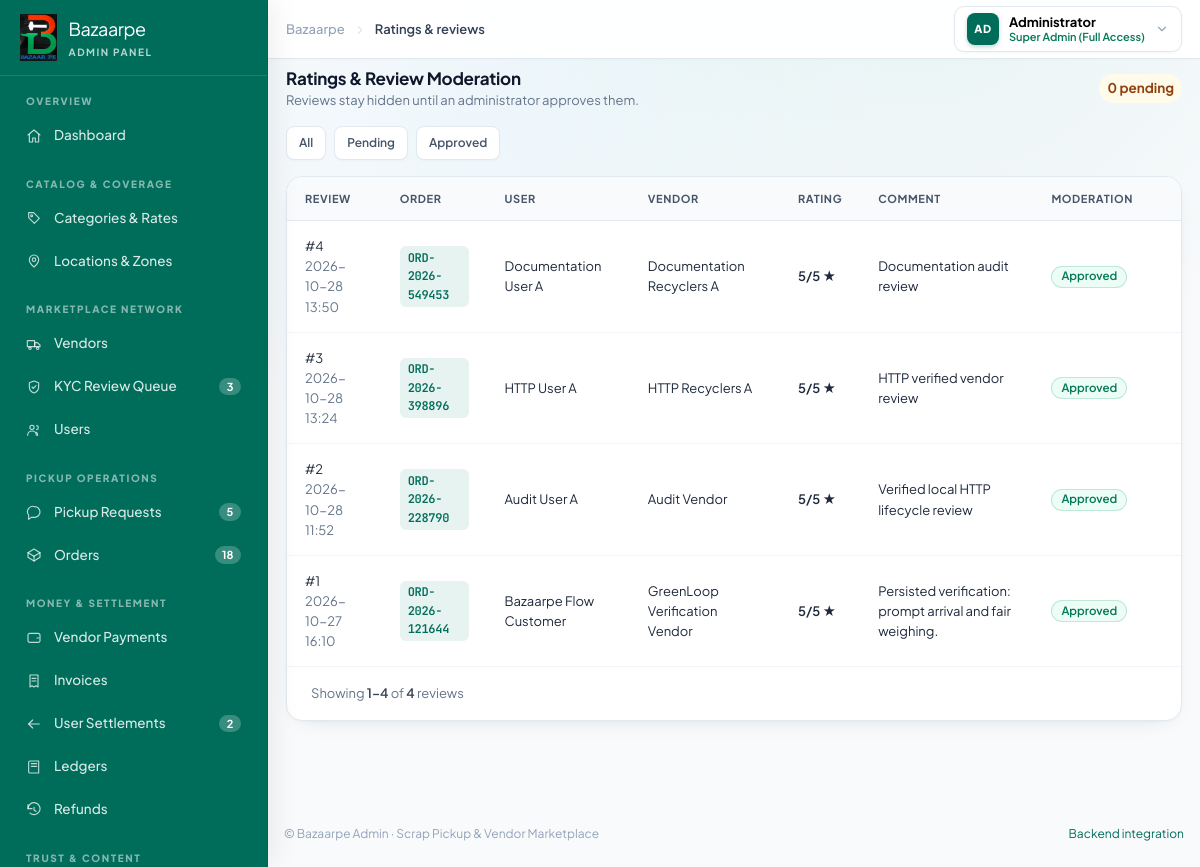
Page /dashboard/ratings.html?state=pending (signed in) on the committed database.
### bazaarpe/models.py (models this page shows, shortened)
class OrderReview(models.Model):
    order = models.OneToOneField(PickupOrder, on_delete=models.CASCADE, related_name='review')
    user = models.ForeignKey(User, on_delete=models.CASCADE, related_name='reviews_given')
    rating = models.PositiveSmallIntegerField()
    comments = models.TextField(blank=True, default='')
    is_approved_by_admin = models.BooleanField(default=False)
    created_at = models.DateTimeField(auto_now_add=True)
    class Meta:
        ordering = ['-created_at']
        constraints = [
            models.CheckConstraint(condition=models.Q(rating__gte=1, rating__lte=5), name='review_rating_between_1_and_5'),
        ]

class PickupOrder(models.Model):
    class Status(models.TextChoices):
        NEGOTIATION_PENDING = 'NEGOTIATION_PENDING', 'Negotiation Pending'
        ADMIN_NEGOTIATION = 'ADMIN_NEGOTIATION', 'Admin Negotiation'
        SEARCHING_VENDOR = 'SEARCHING_VENDOR', 'Searching for Vendor'
        VENDOR_ASSIGNED = 'VENDOR_ASSIGNED', 'Vendor Assigned'
        VENDOR_ON_THE_WAY = 'VENDOR_ON_THE_WAY', 'Vendor On The Way'
        REACHED_LOCATION = 'REACHED_LOCATION', 'Vendor Reached Location'
        PICKUP_IN_PROGRESS = 'PICKUP_IN_PROGRESS', 'Pickup In Progress'
        OTP_VERIFIED = 'OTP_VERIFIED', 'OTP Verified'
        PAYMENT_COMPLETED = 'PAYMENT_COMPLETED', 'Payment Completed'
        INVOICE_GENERATED = 'INVOICE_GENERATED', 'Invoice Generated'
        COMPLETED = 'COMPLETED', 'Completed'
        USER_REVIEW = 'USER_REVIEW', 'User Review Submitted'
        USER_PAYOUT = 'USER_PAYOUT', 'User Payout Completed'
        CANCELLED = 'CANCELLED', 'Cancelled'
    class PayoutStatus(models.TextChoices):
        PENDING = 'PENDING', 'Pending'
        DISBURSED = 'DISBURSED', 'Disbursed'
    order_id = models.CharField(max_length=20, unique=True, editable=False)
    user = models.ForeignKey(User, on_delete=models.PROTECT, related_name='pickup_orders')
    address = models.ForeignKey(UserAddress, on_delete=models.SET_NULL, null=True, related_name='pickup_orders')
    category = models.ForeignKey(ScrapCategory, on_delete=models.SET_NULL, null=True, related_name='pickup_orders')
    subcategory = models.ForeignKey(ScrapSubCategory, on_delete=models.SET_NULL, null=True, related_name='pickup_orders')
    approx_weight = models.DecimalField(max_digits=8, decimal_places=2)
    pickup_date = models.DateField()
    time_slot = models.CharField(max_length=50)
    notes = models.TextField(blank=True, default='')
    approx_price = models.DecimalField(max_digits=10, decimal_places=2)
    final_agreed_price = models.DecimalField(max_digits=10, decimal_places=2, null=True, blank=True)
    final_weight = models.DecimalField(max_digits=8, decimal_places=2, null=True, blank=True)
    final_amount = models.DecimalField(max_digits=10, decimal_places=2, null=True, blank=True)
    status = models.CharField(max_length=30, choices=Status.choices, default=Status.NEGOTIATION_PENDING, db_index=True)
    pickup_otp = models.CharField(max_length=6)
    is_otp_verified = models.BooleanField(default=False)
    assigned_vendor_name = models.CharField(max_length=150, blank=True, null=True)
    assigned_vendor_phone = models.CharField(max_length=15, blank=True, null=True)
    assigned_vendor = models.ForeignKey(User, on_delete=models.SET_NULL, null=True, blank=True, related_name='assigned_pickup_orders')
    pickup_otp_expires_at = models.DateTimeField(null=True, blank=True)
    pickup_otp_attempts = models.PositiveSmallIntegerField(default=0)
    pickup_otp_verified_at = models.DateTimeField(null=True, blank=True)
    proof_submitted_at = models.DateTimeField(null=True, blank=True)
    payout_status = models.CharField(max_length=20, choices=PayoutStatus.choices, default=PayoutStatus.PENDING)
    payout_reference = models.CharField(max_length=100, blank=True, default='')
    payout_method = models.CharField(max_length=30, blank=True, default='')
    payout_disbursed_at = models.DateTimeField(null=True, blank=True)
    published_at = models.DateTimeField(null=True, blank=True)
    acceptance_deadline = models.DateTimeField(null=True, blank=True, db_index=True)
    arrival_deadline = models.DateTimeField(null=True, blank=True)
    is_escalated = models.BooleanField(default=False, db_index=True)
    escalated_at = models.DateTimeField(null=True, blank=True)
    created_at = models.DateTimeField(auto_now_add=True)
    updated_at = models.DateTimeField(auto_now=True)
    class Meta:
        ordering = ['-created_at']
        constraints = [
            models.CheckConstraint(condition=models.Q(approx_weight__gt=0), name='pickup_approx_weight_positive'),
            models.CheckConstraint(condition=models.Q(approx_price__gte=0), name='pickup_approx_price_non_negative'),
        ]

class UserProfile(models.Model):
    STATUS_CHOICES = [
        ('Active', 'Active'),
        ('Blocked', 'Blocked'),
        ('Suspended', 'Suspended'),
    ]
    user = models.OneToOneField(User, on_delete=models.CASCADE, related_name='profile')
    full_name = models.CharField(max_length=150, help_text="Full Name of the customer")
    phone = models.CharField(max_length=15, unique=True, db_index=True, help_text="10-digit mobile number")
    email = models.EmailField(blank=True, null=True, help_text="Email address")
    address = models.TextField(blank=True, null=True, help_text="Primary pickup address")
    pincode = models.CharField(max_length=10, blank=True, null=True, help_text="Postal Pincode (6 digits)")
    city = models.CharField(max_length=100, blank=True, null=True, default="Bengaluru")
    state = models.CharField(max_length=100, blank=True, null=True, default="Karnataka", help_text="State name")
    latitude = models.DecimalField(max_digits=10, decimal_places=7, null=True, blank=True)
    longitude = models.DecimalField(max_digits=10, decimal_places=7, null=True, blank=True)
    service_zone = models.ForeignKey(ServiceZone, on_delete=models.SET_NULL, null=True, blank=True, related_name='user_profiles')
    profile_photo = models.FileField(upload_to='profile_photos/%Y/%m/', blank=True, null=True)
    onboarding_step = models.PositiveSmallIntegerField(default=1)
    onboarding_completed = models.BooleanField(default=False)
    is_vendor = models.BooleanField(default=False, db_index=True)
    account_status = models.CharField(max_length=20, choices=STATUS_CHOICES, default='Active')
    orders_count = models.PositiveIntegerField(default=0)
    settlement_due = models.DecimalField(max_digits=10, decimal_places=2, default=0.00)
    settlement_status = models.CharField(max_length=30, default='Not due')
    bank_name = models.CharField(max_length=100, blank=True, default='HDFC Bank')
    account_number_masked = models.CharField(max_length=50, blank=True, default='XXXXXXXX4471')
    ifsc_code = models.CharField(max_length=20, blank=True, default='HDFC0001234')
    created_at = models.DateTimeField(auto_now_add=True)
    updated_at = models.DateTimeField(auto_now=True)
    class Meta:
        ordering = ['-created_at']
        verbose_name = 'User Profile'
        verbose_name_plural = 'User Profiles'

### bazaarpe/views.py (the view, shortened to what this page needs)
# urls.py: path('dashboard/<str:page_name>', views.page_view, name='dashboard_subpage_direct'),
def page_view(request, page_name):
    clean_name = page_name.replace('.html', '').strip('/')
    if clean_name in ('login', 'sign-in'):
        if request.user.is_authenticated:
            logout(request)
        return redirect('login')
    if not request.user.is_authenticated:
        return redirect_to_login(request.get_full_path(), login_url='login')
    if not is_full_admin(request.user):
        raise PermissionDenied('Full administrator access is required.')
    if clean_name in ('index', 'dashboard'):
        return dashboard_view(request)
    if clean_name == 'ratings':
        reviews = OrderReview.objects.select_related('order', 'user', 'user__profile').order_by('is_approved_by_admin', '-created_at')
        moderation = request.GET.get('moderation', '').lower()
        if moderation == 'pending':
            reviews = reviews.filter(is_approved_by_admin=False)
        elif moderation == 'approved':
            reviews = reviews.filter(is_approved_by_admin=True)
        pending_review_count = OrderReview.objects.filter(is_approved_by_admin=False).count()
        approved_review_count = OrderReview.objects.filter(is_approved_by_admin=True).count()
        page_size = int(request.GET.get('page_size', 8))
        paginator = Paginator(reviews, page_size)
        page_obj = paginator.get_page(request.GET.get('page', 1))
        return render(request, 'ratings.html', admin_context(
            request,
            page_name=clean_name,
            reviews=page_obj.object_list,
            page_obj=page_obj,
            paginator=paginator,
            pending_review_count=pending_review_count,
            approved_review_count=approved_review_count,
            current_moderation=moderation,
        ))

### bazaarpe/views.py (called while the page is built)
def is_full_admin(user):
    return bool(user and user.is_authenticated and (user.is_superuser or user.is_staff))

def build_query_string(request, *exclude_keys):
    if not hasattr(request, 'GET'):
        return ""
    params = request.GET.copy()
    excludes = set(exclude_keys) | {'page'} if not exclude_keys else set(exclude_keys)
    for key in excludes:
        params.pop(key, None)
    qs = params.urlencode()
    return f"&{qs}" if qs else ""

### templates/ratings.html (shortened to what this page needs)
<!DOCTYPE html>
<html lang="en" class="h-full">
<head>
  <link rel="stylesheet" href="/static/vendor/bootstrap.min.css">
  <link rel="stylesheet" href="/static/css/tailwind.css">
  <link rel="stylesheet" href="/static/css/components.css">
</head>
<body class="" data-active="ratings">
    {% include 'includes/sidebar.html' %}
  <div class="bm-main">
    <header class="bm-topbar">
      <div class="flex items-center gap-2 px-3 py-2.5 sm:px-5">
        <div class="hidden items-center gap-2 sm:flex">
          <span class="text-[0.8125rem] font-medium text-slate-400">Bazaarpe</span>
          <span class="text-slate-300"><svg class="h-3.5 w-3.5" viewBox="0 0 24 24" fill="none" stroke="currentColor" stroke-width="1.7" stroke-linecap="round" stroke-linejoin="round" aria-hidden="true" focusable="false"><path d="m9 6 6 6-6 6"/></svg></span>
          <span class="text-[0.8125rem] font-semibold text-slate-700">Ratings &amp; reviews</span>
        </div>
        <div class="ml-auto flex items-center gap-2" style="margin-left: auto !important;">
          <div class="relative" data-dropdown-root>
            <button type="button" class="bm-user-pill" data-dropdown-toggle aria-haspopup="true" aria-expanded="false">
              <span class="bm-user-avatar">AD</span>
              <span class="hidden text-left sm:block">
                <span class="block text-[0.8125rem] font-bold leading-tight text-slate-900">Administrator</span>
                <span class="block text-[0.6875rem] leading-tight text-emerald-700 font-semibold">Super Admin (Full Access)</span>
              </span>
              <svg style="width: 14px; height: 14px; min-width: 14px; color: #94a3b8;" viewBox="0 0 24 24" fill="none" stroke="currentColor" stroke-width="2" stroke-linecap="round" stroke-linejoin="round"><path d="m6 9 6 6 6-6"/></svg>
            </button>
          </div>
        </div>
      </div>
    </header>
    <main class="px-3 pb-8 pt-2.5 sm:px-5 sm:pt-3" id="bmMain">
      <div class="mb-3 flex items-center justify-between gap-3"><div><h1 class="text-[1.0625rem] font-bold text-slate-800">Ratings &amp; Review Moderation</h1><p class="text-[0.8125rem] text-slate-500">Reviews stay hidden until an administrator approves them.</p></div><span class="rounded-full bg-amber-50 px-2 py-1 text-xs font-bold text-amber-800">{{ pending_review_count }} pending</span></div>
      <div class="mb-3 flex gap-2"><a class="bm-btn-ghost bm-btn-sm" href="ratings.html">All</a><a class="bm-btn-ghost bm-btn-sm" href="ratings.html?moderation=pending">Pending</a><a class="bm-btn-ghost bm-btn-sm" href="ratings.html?moderation=approved">Approved</a></div>
      <section class="bm-card overflow-hidden">
        <div class="bm-table-wrap bm-scroll"><table class="bm-table min-w-[900px]">
          <thead><tr><th>Review</th><th>Order</th><th>User</th><th>Vendor</th><th>Rating</th><th>Comment</th><th>Moderation</th><th></th></tr></thead>
          <tbody>{% for review in reviews %}<tr><td>#{{ review.id }}<div class="text-xs text-slate-500">{{ review.created_at|date:"Y-m-d H:i" }}</div></td><td><a class="bm-link bm-mono" href="order-detail.html?id={{ review.order.order_id }}">{{ review.order.order_id }}</a></td><td>{{ review.user.profile.full_name|default:review.user.username }}</td><td>{{ review.order.assigned_vendor_name|default:"—" }}</td><td><span class="font-semibold text-amber-600">{{ review.rating }}/5 ★</span></td><td class="max-w-[22rem]">{{ review.comments|default:"No comment" }}</td><td>{% if review.is_approved_by_admin %}<span class="bm-badge bg-emerald-50 text-emerald-700 ring-emerald-600/20">Approved</span>{% else %}<span class="bm-badge bg-amber-50 text-amber-800 ring-amber-600/25">Pending</span>{% endif %}</td><td></td></tr>{% empty %}<tr><td colspan="8" class="py-8 text-center text-slate-500">No reviews match this view.</td></tr>{% endfor %}</tbody>
        </table></div>
        {% include "includes/pagination.html" with page_obj=page_obj paginator=paginator item_label="reviews" %}
      </section>
    </main>
    <footer class="mt-8 border-t border-slate-200/70 px-3 py-4 text-[0.75rem] text-slate-400 sm:px-5">
      <div class="flex flex-col items-start justify-between gap-2 sm:flex-row sm:items-center">
        <p>© Bazaarpe Admin · Scrap Pickup & Vendor Marketplace</p>
        <p class="flex items-center gap-3">
          <a class="hover:text-brand-700" href="../docs/backend-integration.md">Backend integration</a>
        </p>
      </div>
    </footer>
  </div>
</body>
</html>

### rows in the picture
OrderReview: id "4", created_at "2026-10-28 13:50", order.order_id "ORD-2026-549453", user.profile.full_name "Documentation User A", order.assigned_vendor_name "Documentation Recyclers A", rating "5", comments "Documentation audit review", is_approved_by_admin "Approved"
OrderReview: id "3", created_at "2026-10-28 13:24", order.order_id "ORD-2026-398896", user.profile.full_name "HTTP User A", order.assigned_vendor_name "HTTP Recyclers A", rating "5", comments "HTTP verified vendor review", is_approved_by_admin "Approved"
OrderReview: id "2", created_at "2026-10-28 11:52", order.order_id "ORD-2026-228790", user.profile.full_name "Audit User A", order.assigned_vendor_name "Audit Vendor", rating "5", comments "Verified local HTTP lifecycle review", is_approved_by_admin "Approved"
OrderReview: id "1", created_at "2026-10-27 16:10", order.order_id "ORD-2026-121644", user.profile.full_name "Bazaarpe Flow Customer", order.assigned_vendor_name "GreenLoop Verification Vendor", rating "5", comments "Persisted verification: prompt arrival and fair weighing.", is_approved_by_admin "Approved"

### other values in the picture
{{ sidebar_badges.kyc }} "3"
{{ sidebar_badges.requests }} "5"
{{ sidebar_badges.orders }} "18"
{{ sidebar_badges.settlements }} "2"
{{ pending_review_count }} "0"
{{ page_obj.start_index|default:0 }} "1"
{{ page_obj.end_index|default:0 }} "4"
{{ paginator.count|default:0 }} "4"
{{ item_label|default:"records" }} "reviews"
